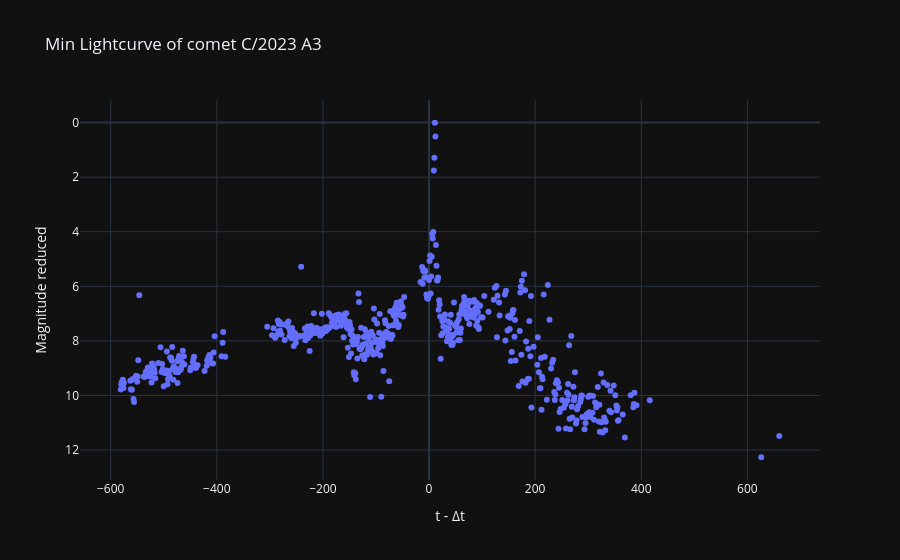

The notebook cell saved with this chart:
### Code cell
# Gráfica de luz interna
labels = {'delta_t':'t - Δt','magnitud_reducida':'Magnitude reduced'}
fig = px.scatter(curva_de_luz_agrupada_max_v2_df, x='delta_t', y='magnitud_reducida', template= 'plotly_dark', labels= labels, title=f'Min Lightcurve of comet {nombre_cometa}')
fig.update_yaxes(autorange="reversed")
fig.show()

### Figure 1 — Plotly figure (JSON) as saved in the notebook; plotly's stock layout.template omitted (floating-point values rounded to 4 significant figures; data arrays with more than 128 entries replaced by an {"elided": "..."} marker saying what was removed)
{"data": [{"hovertemplate": "t - Δt=%{x}<br>Magnitude reduced=%{y}<extra></extra>", "legendgroup": "", "marker": {"color": "#636efa", "symbol": "circle"}, "mode": "markers", "name": "", "orientation": "v", "showlegend": false, "type": "scatter", "x": {"elided": "565 int values"}, "xaxis": "x", "y": {"elided": "565 float values"}, "yaxis": "y"}], "layout": {"legend": {"tracegroupgap": 0}, "title": {"text": "Min Lightcurve of comet C/2023 A3"}, "xaxis": {"anchor": "y", "domain": [0, 1], "title": {"text": "t - Δt"}}, "yaxis": {"anchor": "x", "autorange": "reversed", "domain": [0, 1], "title": {"text": "Magnitude reduced"}}}}
